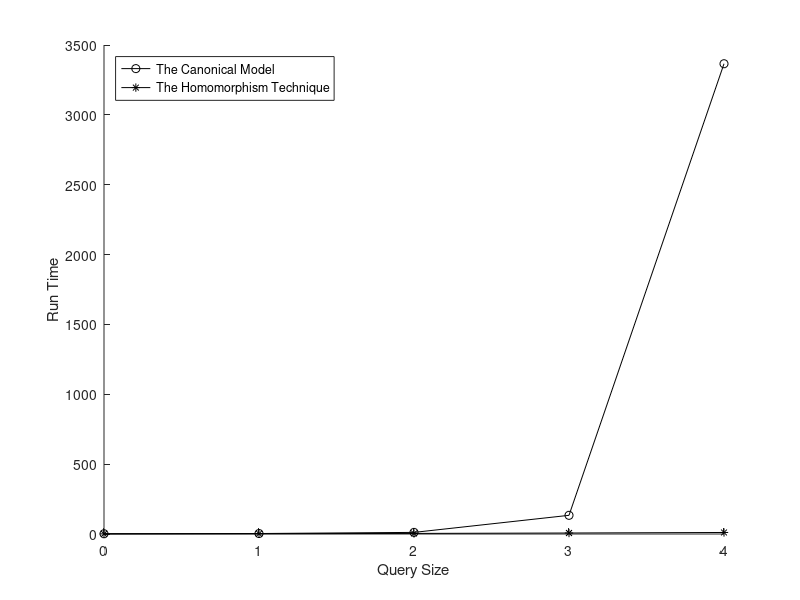

Source code (MATLAB):
format long
A = [
	0	1.969100	0.929000;
	1	3.414100	2.232800;
	2	11.527600	4.148100;
	3	133.719200	7.112200;
	4	3365.879100	10.947700;
];

hold on
f = plot(A(:,1), A(:,2), 'k-o');
f = plot(A(:,1), A(:,3), 'k-*');
hold off
xlabel('Query Size')
ylabel('Run Time')
legend('The Canonical Model', 'The Homomorphism Technique', 'Location', 'northwest')
saveas(f, '../img/ChildDescendantBranchDepth2Graph.png');
